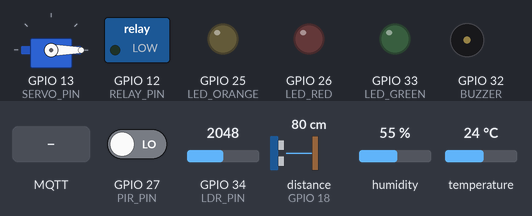
Simulated run of this sketch. Board: ESP32. Shown: servo, switched loads named in the sketch (green lamp = pin HIGH), output pins drawn as LEDs (lit = HIGH), buzzer (waves = sounding, pin HIGH). Wiring (inferred from the names in the program): ultrasonic range finder: trigger GPIO 5; echo GPIO 18. Inputs (shaded band) come from the test bench; at power-on: GPIO 27 (PIR_PIN) LOW, distance to the obstacle (sensor on GPIO 18) 80 cm, temperature 24 °C, GPIO 34 (LDR_PIN) = 2048, humidity 55 %. The echo pulse lasts 58.3 µs per cm; WiFi joins after 1.5 s; servers stay silent unless stated; no MQTT or app messages arrive unless stated; pins used as bus, display or sensor lines are not drawn; what the sketch prints to the serial monitor is not drawn.

Above: at 4.7 s.
4.8 s: GPIO 27 (PIR_PIN) driven HIGH
At 6.4 s:
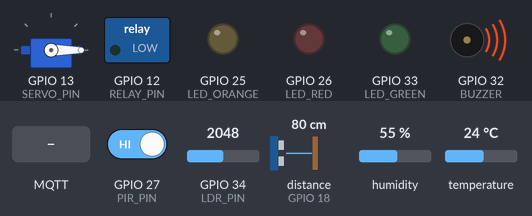
10.8 s: distance to the obstacle (sensor on GPIO 18) set to 22 cm
13.1 s: distance to the obstacle (sensor on GPIO 18) set to 19 cm
At 14.8 s:
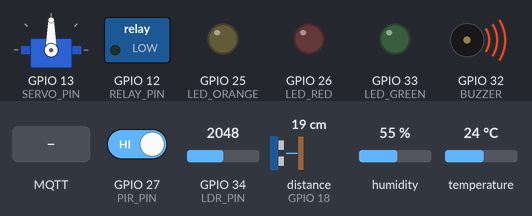
19.1 s: temperature set to 29.4 °C
21.2 s: temperature set to 30.5 °C
At 22.2 s:
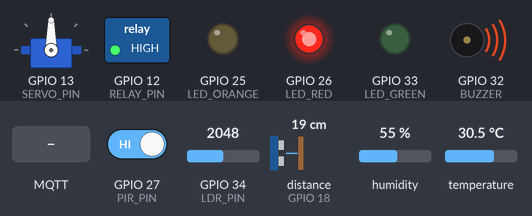
27.2 s: MQTT message "actuators/led" arrives on the third subscribed topic
At 29.3 s:
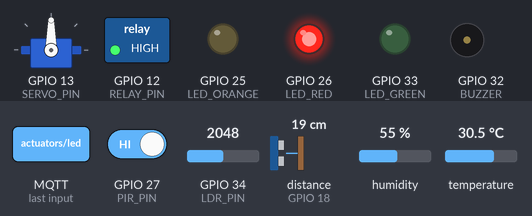
Timing chart, 0 to 30.3 s (numbered marks = the images above; inputs shaded):
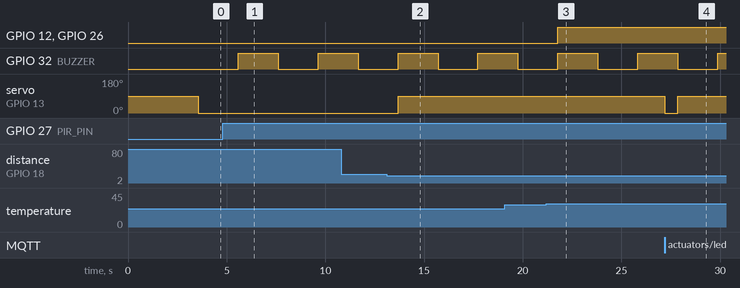

Measured:
- the behaviour switches between 21 and 20 cm on distance to the obstacle (sensor on GPIO 18) (found by bisection; images 1 and 2)
- the behaviour switches between 30 and 30.1 °C on temperature (found by bisection; images 2 and 3)
- after the input at 4.8 s, GPIO 32 (BUZZER): LOW → HIGH after 0.79 s, → LOW 2.0 s later, → HIGH 2.0 s later
- after the input at 13.1 s, servo on GPIO 13 (SERVO_PIN): 0° → 90° after 0.60 s
- after the input at 21.2 s, GPIO 12 (RELAY_PIN), GPIO 26 (LED_RED): LOW → HIGH after 0.58 s
- after the input at 27.2 s, servo on GPIO 13 (SERVO_PIN): 90° → 0° at once, → 90° 0.65 s later

The sketch:

esp32_main.ino
```cpp
#include <DHT.h>
#include <WiFi.h>
#include <PubSubClient.h>
#include <ArduinoJson.h>
#include <ESP32Servo.h>

#define DHTPIN    4
#define DHTTYPE   DHT22
#define LDR_PIN   34
#define PIR_PIN   27
#define TRIG_PIN  5
#define ECHO_PIN  18
#define LED_RED   26
#define LED_ORANGE 25
#define LED_GREEN 33
#define BUZZER    32
#define SERVO_PIN 13
#define RELAY_PIN 12

float temp_max  = 30.0;
int   light_min = 2000;
float dist_min  = 20.0;

const char* ssid        = "Wokwi-GUEST";
const char* password    = "";
const char* mqtt_server = "broker.hivemq.com";
const int   mqtt_port   = 1883;

DHT          dht(DHTPIN, DHTTYPE);
WiFiClient   espClient;
PubSubClient client(espClient);
Servo        myServo;

unsigned long lastSensorRead = 0;
unsigned long buzzerOnTime   = 0;
bool          buzzerActive   = false;
unsigned long lastHeartbeat = 0;


void connectWiFi() {
  WiFi.begin(ssid, password);
  Serial.print("Connecting to WiFi");
  while (WiFi.status() != WL_CONNECTED) {
    delay(500); Serial.print(".");
  }
  Serial.println("\nWiFi Connected! IP: " + WiFi.localIP().toString());
}

void callback(char* topic, byte* payload, unsigned int length) {
  String msg = "";
  for (int i = 0; i < length; i++) msg += (char)payload[i];

  StaticJsonDocument<200> doc;
  deserializeJson(doc, msg);
  String t = String(topic);

  if (t == "actuators/led") {
    String state = doc["state"];
    String color = doc["color"];
    if (color == "red")    digitalWrite(LED_RED,    state == "on" ? HIGH : LOW);
    if (color == "orange") digitalWrite(LED_ORANGE, state == "on" ? HIGH : LOW);
    if (color == "green")  digitalWrite(LED_GREEN,  state == "on" ? HIGH : LOW);
    Serial.printf("LED %s → %s\n", color.c_str(), state.c_str());
  }
  else if (t == "actuators/buzzer") {
    String state = doc["state"];
    digitalWrite(BUZZER, state == "on" ? HIGH : LOW);
    Serial.println("Buzzer → " + state);
  }
  else if (t == "actuators/servo") {
    int angle = doc["angle"];
    myServo.write(angle);
    Serial.printf("Servo → %d°\n", angle);
  }
  else if (t == "actuators/relay") {
    String state = doc["state"];
    digitalWrite(RELAY_PIN, state == "on" ? HIGH : LOW);
    Serial.println("Relay → " + state);
  }
  else if (t == "config/thresholds") {
    if (doc.containsKey("temp_max"))  temp_max  = doc["temp_max"];
    if (doc.containsKey("light_min")) light_min = doc["light_min"];
    if (doc.containsKey("dist_min"))  dist_min  = doc["dist_min"];
    Serial.printf("Thresholds updated → T:%.1f L:%d D:%.1f\n",
                   temp_max, light_min, dist_min);
  }
}

void connectMQTT() {
  while (!client.connected()) {
    Serial.print("Connecting to MQTT...");
    if (client.connect("ESP32_SmartEnv")) {
      Serial.println("Connected!");
      client.subscribe("actuators/led");
      client.subscribe("actuators/buzzer");
      client.subscribe("actuators/servo");
      client.subscribe("actuators/relay");
      client.subscribe("config/thresholds");
    } else {
      Serial.print("Failed rc=");
      Serial.print(client.state());
      Serial.println(" retrying in 5s...");
      delay(5000);
    }
  }
}

float readDistance() {
  digitalWrite(TRIG_PIN, LOW);  delayMicroseconds(2);
  digitalWrite(TRIG_PIN, HIGH); delayMicroseconds(10);
  digitalWrite(TRIG_PIN, LOW);
  long duration = pulseIn(ECHO_PIN, HIGH);
  return duration * 0.034 / 2.0;
}

void publishFloat(const char* topic, float value, const char* unit) {
  StaticJsonDocument<100> doc;
  char buffer[100];
  doc["value"] = value;
  doc["unit"]  = unit;
  serializeJson(doc, buffer);
  client.publish(topic, buffer);
}

void publishLight(int value) {
  StaticJsonDocument<100> doc;
  char buffer[100];
  doc["value"] = value;
  doc["level"] = (value > light_min) ? "bright" : "dark";
  serializeJson(doc, buffer);
  client.publish("sensors/light", buffer);
}

void publishMotion(bool detected) {
  StaticJsonDocument<50> doc;
  char buffer[50];
  doc["detected"] = detected;
  serializeJson(doc, buffer);
  client.publish("sensors/motion", buffer);
}

void applyAutoControl(float temp, int light, bool motion, float distance) {
  digitalWrite(LED_RED, temp > temp_max ? HIGH : LOW);

  digitalWrite(LED_ORANGE, light < light_min ? HIGH : LOW);

  digitalWrite(RELAY_PIN, temp > temp_max ? HIGH : LOW);

  if (motion && !buzzerActive) {
    digitalWrite(BUZZER, HIGH);
    buzzerOnTime  = millis();
    buzzerActive  = true;
    Serial.println("⚠ MOTION DETECTED — Buzzer ON");
  }
  if (buzzerActive && millis() - buzzerOnTime >= 2000) {
    digitalWrite(BUZZER, LOW);
    buzzerActive = false;
  }

  if (distance < dist_min) {
    myServo.write(90);
    Serial.println("⚠ OBJECT TOO CLOSE — Barrier OPEN");
  } else {
    myServo.write(0);
  }
}

void publishHeartbeat() {
  if (millis() - lastHeartbeat >= 10000) {
    StaticJsonDocument<150> doc;
    char buffer[150];
    doc["uptime"]      = millis() / 1000;
    doc["rssi"]        = WiFi.RSSI();
    doc["free_memory"] = ESP.getFreeHeap();
    serializeJson(doc, buffer);
    client.publish("system/status", buffer);
    Serial.printf(" Heartbeat: %s\n", buffer);
    lastHeartbeat = millis();
  }
}

void setup() {
  Serial.begin(115200);

  pinMode(LED_RED,    OUTPUT);
  pinMode(LED_ORANGE, OUTPUT);
  pinMode(LED_GREEN,  OUTPUT);
  pinMode(BUZZER,     OUTPUT);
  pinMode(RELAY_PIN,  OUTPUT);

  pinMode(PIR_PIN,  INPUT);
  pinMode(TRIG_PIN, OUTPUT);
  pinMode(ECHO_PIN, INPUT);

  myServo.attach(SERVO_PIN);
  dht.begin();
  delay(2000);

  connectWiFi();
  client.setServer(mqtt_server, mqtt_port);
  client.setCallback(callback);
  connectMQTT();
}

void loop() {
  if (WiFi.status() != WL_CONNECTED) connectWiFi();
  if (!client.connected())           connectMQTT();
  client.loop();

  if (millis() - lastSensorRead >= 2000) {
    float temp     = dht.readTemperature();
    float hum      = dht.readHumidity();
    int   light    = analogRead(LDR_PIN);
    bool  motion   = digitalRead(PIR_PIN) == HIGH;
    float distance = readDistance();
    publishHeartbeat();

    if (!isnan(temp) && !isnan(hum)) {
      publishFloat("sensors/temperature", temp, "C");
      publishFloat("sensors/humidity",    hum,  "%");
      publishLight(light);
      publishMotion(motion);
      publishFloat("sensors/distance", distance, "cm");

      applyAutoControl(temp, light, motion, distance);

      Serial.println("─────");
      Serial.printf("Temp:     %.2f C  (limit: %.1f)\n", temp, temp_max);
      Serial.printf("Humidity: %.2f %%\n", hum);
      Serial.printf("Light:    %d  (limit: %d)\n", light, light_min);
      Serial.printf("Motion:   %s\n", motion ? "DETECTED" : "None");
      Serial.printf("Distance: %.2f cm  (limit: %.1f)\n", distance, dist_min);
      Serial.println("──────");
    }

    lastSensorRead = millis();
  }
}
```
